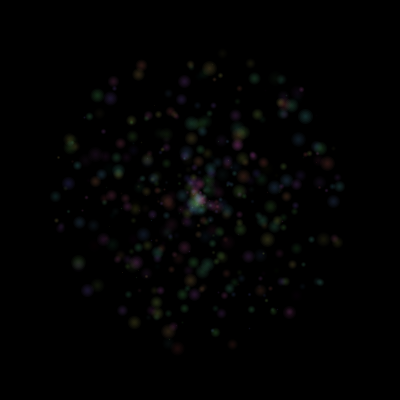
Frame 1 (no input)
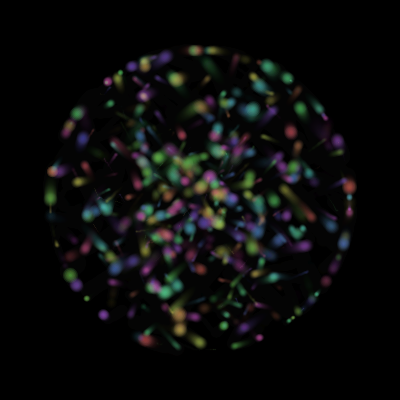
Frame 60 (the mouse pressed at the canvas centre just before this capture)
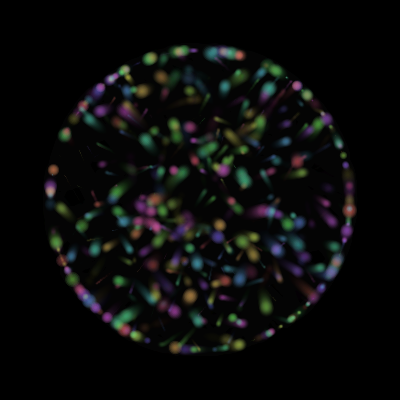
Frame 120 (the mouse held since frame 60 and released just before this capture)

The Processing sketch that drew these frames (run headless with seeded random() and noise(); from frame 60 on, the mouse is pressed at the canvas centre):

// Processing sketch: processing_78002
// ── processing_78002.pde

int MAX_DOTS = 500;
ArrayList<Dot> dots = new ArrayList<Dot>();

void setup() {
  size(400, 400);
  colorMode(HSB, 360, 100, 100);
  background(0);
  smooth();
  for (int i = 0; i < MAX_DOTS;i++) {
    dots.add(new Dot());
  }
}

void draw() {
  //background(0);
  fill(0, 30);
  noStroke();
  rect(0, 0, width, height);

  pushMatrix();
  translate(width/2, height/2);
  for (Dot dot :dots) {
    dot.move().display();
  }
  popMatrix();
}
class Dot {
  float SPEED = 1;
  float ch;
  float r;
  float t;
  float theta;
  float range1 = 150;
  float range2;
  PVector vector;
  PVector momentum;
  
  Dot() {
    float pm1 = (random(1)> 0.5)? 1: -1;
    float pm2 = (random(1)> 0.5)? 1: -1;
    float x_spd = pm1 * random(SPEED/10, SPEED);
    float y_spd = pm2 * random(SPEED/10, SPEED);
    range2 = random(range1);
    theta = random(TWO_PI);
    t = random(TWO_PI);
    ch = random(360);
    r = random(1, 15);
    vector = new PVector(range2*cos(theta), range2*sin(theta));
    momentum = new PVector(x_spd,y_spd);
  }

  Dot display() {
    for (int i = 0; i < 5;i++) {
      strokeWeight(r-(r/5*i));
      stroke(ch, 50+i*5, 100, 10 * abs(sin(t)));
      point(vector.x, vector.y);
    }
    return this;
  }
  Dot move() {
    vector.add(momentum);
    t += 0.05;
    vector.limit(range1);//@+
    //if (vector.mag() > range1) {
    //  momentum.mult(-1);
    //}
    return this;
  }
}
